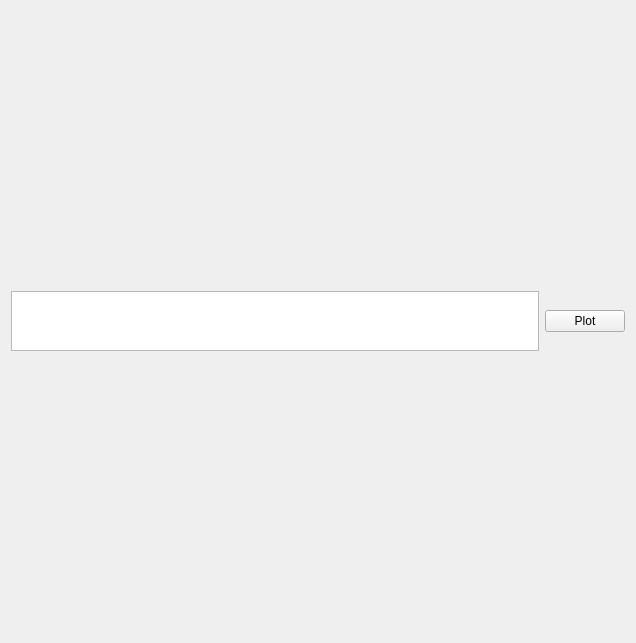
<?xml version="1.0" encoding="UTF-8"?>
<ui version="4.0">
 <class>DBPlot</class>
 <widget class="QWidget" name="DBPlot">
  <property name="geometry">
   <rect>
    <x>0</x>
    <y>0</y>
    <width>636</width>
    <height>643</height>
   </rect>
  </property>
  <property name="windowTitle">
   <string>Form</string>
  </property>
  <layout class="QVBoxLayout" name="verticalLayout">
   <item>
    <layout class="QHBoxLayout" name="horizontalLayout">
     <item>
      <widget class="QPlainTextEdit" name="sqlText">
       <property name="maximumSize">
        <size>
         <width>16777215</width>
         <height>60</height>
        </size>
       </property>
      </widget>
     </item>
     <item>
      <widget class="QPushButton" name="plotButton">
       <property name="text">
        <string>Plot</string>
       </property>
      </widget>
     </item>
    </layout>
   </item>
  </layout>
 </widget>
 <resources/>
 <connections/>
</ui>
